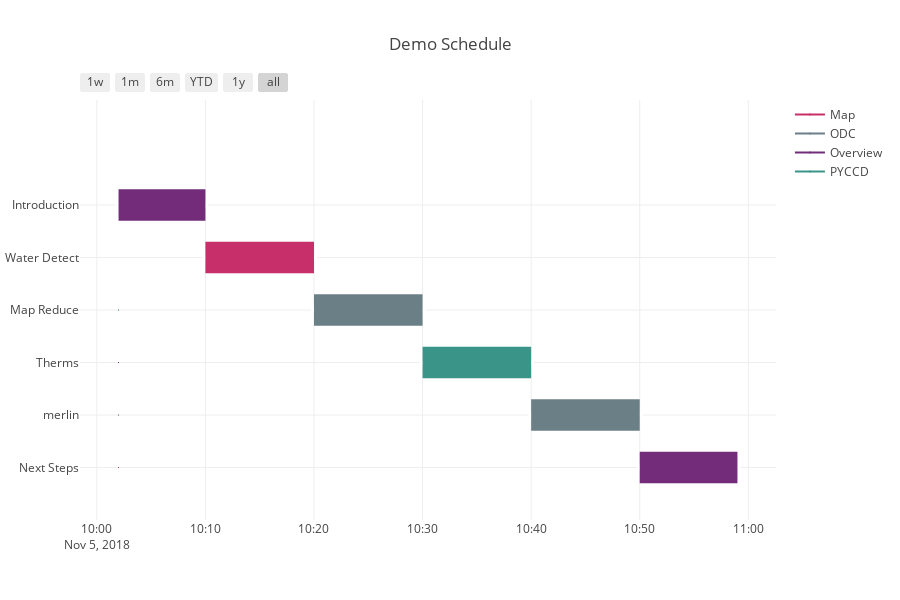

This figure's notebook cell:
### Markdown cell above
# Demo Agenda

### Code cell
import plotly.plotly as py
import plotly.figure_factory as ff
import plotly.offline as py

py.init_notebook_mode(connected=True)


df = [
   
    
    dict(Task='Next Steps', Start='2018-11-05 10:50', Finish='2018-11-05 10:59', Resource='Overview'),
    dict(Task='merlin', Start='2018-11-05 10:40', Finish='2018-11-05 10:50', Resource='ODC'),
    dict(Task='Therms', Start='2018-11-05 10:30', Finish='2018-11-05 10:40', Resource='PYCCD'),
    dict(Task='Map Reduce', Start='2018-11-05 10:20', Finish='2018-11-05 10:30', Resource='ODC'),
    dict(Task='Water Detect', Start='2018-11-05 10:10', Finish='2018-11-05 10:20', Resource='Map'),
    dict(Task='Introduction', Start='2018-11-05 10:02', Finish='2018-11-05 10:10:00', Resource='Overview')
]

colors = dict(Strategy = 'rgb(46, 137, 205)',
              Overview = 'rgb(114, 44, 121)',
              Map = 'rgb(198, 47, 105)',
              PYCCD = 'rgb(58, 149, 136)',
              ODC = 'rgb(107, 127, 135)')

fig = ff.create_gantt(df, colors=colors, index_col='Resource', title='Demo Schedule',
                      show_colorbar=True, bar_width=0.3, showgrid_x=True, showgrid_y=True)
py.iplot(fig, show_link=False)

### Figure 1 — Plotly figure (JSON) as saved in the notebook; plotly's stock layout.template omitted (floating-point values rounded to 4 significant figures)
{"data": [{"marker": {"color": "white"}, "name": "", "showlegend": false, "type": "scatter", "uid": "ab029289-2f52-4e4c-93f1-eda1778e1d8d", "x": ["2018-11-05 10:50", "2018-11-05 10:59"], "y": [0, 0]}, {"marker": {"color": "white"}, "name": "", "showlegend": false, "type": "scatter", "uid": "8706e6e4-3be9-4b70-8162-573c2dfd9a26", "x": ["2018-11-05 10:40", "2018-11-05 10:50"], "y": [1, 1]}, {"marker": {"color": "white"}, "name": "", "showlegend": false, "type": "scatter", "uid": "71f55223-9bfa-4b12-be49-78a98bd31a15", "x": ["2018-11-05 10:30", "2018-11-05 10:40"], "y": [2, 2]}, {"marker": {"color": "white"}, "name": "", "showlegend": false, "type": "scatter", "uid": "0258f2ae-20fb-4f04-8f9e-0175137cc40a", "x": ["2018-11-05 10:20", "2018-11-05 10:30"], "y": [3, 3]}, {"marker": {"color": "white"}, "name": "", "showlegend": false, "type": "scatter", "uid": "39278a7a-5ec9-42e6-a690-456ff2282111", "x": ["2018-11-05 10:10", "2018-11-05 10:20"], "y": [4, 4]}, {"marker": {"color": "white"}, "name": "", "showlegend": false, "type": "scatter", "uid": "3dad3ef0-d110-4c5f-96cd-24f3a15dbb73", "x": ["2018-11-05 10:02", "2018-11-05 10:10:00"], "y": [5, 5]}, {"hoverinfo": "none", "marker": {"color": "rgb(198, 47, 105)", "size": 1}, "name": "Map", "showlegend": true, "type": "scatter", "uid": "b9fbad0c-e02f-4b2a-93cb-28373536200a", "x": ["2018-11-05 10:02", "2018-11-05 10:02"], "y": [0, 0]}, {"hoverinfo": "none", "marker": {"color": "rgb(107, 127, 135)", "size": 1}, "name": "ODC", "showlegend": true, "type": "scatter", "uid": "58e36936-e852-407f-a1ba-7603d4daea6a", "x": ["2018-11-05 10:02", "2018-11-05 10:02"], "y": [1, 1]}, {"hoverinfo": "none", "marker": {"color": "rgb(114, 44, 121)", "size": 1}, "name": "Overview", "showlegend": true, "type": "scatter", "uid": "36f879dd-15f5-4d49-a50b-0ac4f4b2e3c2", "x": ["2018-11-05 10:02", "2018-11-05 10:02"], "y": [2, 2]}, {"hoverinfo": "none", "marker": {"color": "rgb(58, 149, 136)", "size": 1}, "name": "PYCCD", "showlegend": true, "type": "scatter", "uid": "d9be832d-bb74-442a-ae31-05ee3ffb7c23", "x": ["2018-11-05 10:02", "2018-11-05 10:02"], "y": [3, 3]}], "layout": {"height": 600, "hovermode": "closest", "shapes": [{"fillcolor": "rgb(114, 44, 121)", "line": {"width": 0}, "opacity": 1, "type": "rect", "x0": "2018-11-05 10:50", "x1": "2018-11-05 10:59", "xref": "x", "y0": -0.3, "y1": 0.3, "yref": "y"}, {"fillcolor": "rgb(107, 127, 135)", "line": {"width": 0}, "opacity": 1, "type": "rect", "x0": "2018-11-05 10:40", "x1": "2018-11-05 10:50", "xref": "x", "y0": 0.7, "y1": 1.3, "yref": "y"}, {"fillcolor": "rgb(58, 149, 136)", "line": {"width": 0}, "opacity": 1, "type": "rect", "x0": "2018-11-05 10:30", "x1": "2018-11-05 10:40", "xref": "x", "y0": 1.7, "y1": 2.3, "yref": "y"}, {"fillcolor": "rgb(107, 127, 135)", "line": {"width": 0}, "opacity": 1, "type": "rect", "x0": "2018-11-05 10:20", "x1": "2018-11-05 10:30", "xref": "x", "y0": 2.7, "y1": 3.3, "yref": "y"}, {"fillcolor": "rgb(198, 47, 105)", "line": {"width": 0}, "opacity": 1, "type": "rect", "x0": "2018-11-05 10:10", "x1": "2018-11-05 10:20", "xref": "x", "y0": 3.7, "y1": 4.3, "yref": "y"}, {"fillcolor": "rgb(114, 44, 121)", "line": {"width": 0}, "opacity": 1, "type": "rect", "x0": "2018-11-05 10:02", "x1": "2018-11-05 10:10:00", "xref": "x", "y0": 4.7, "y1": 5.3, "yref": "y"}], "showlegend": true, "title": "Demo Schedule", "width": 900, "xaxis": {"rangeselector": {"buttons": [{"count": 7, "label": "1w", "step": "day", "stepmode": "backward"}, {"count": 1, "label": "1m", "step": "month", "stepmode": "backward"}, {"count": 6, "label": "6m", "step": "month", "stepmode": "backward"}, {"count": 1, "label": "YTD", "step": "year", "stepmode": "todate"}, {"count": 1, "label": "1y", "step": "year", "stepmode": "backward"}, {"step": "all"}]}, "showgrid": true, "type": "date", "zeroline": false}, "yaxis": {"autorange": false, "range": [-1, 7], "showgrid": true, "ticktext": ["Next Steps", "merlin", "Therms", "Map Reduce", "Water Detect", "Introduction"], "tickvals": [0, 1, 2, 3, 4, 5], "zeroline": false}}}
